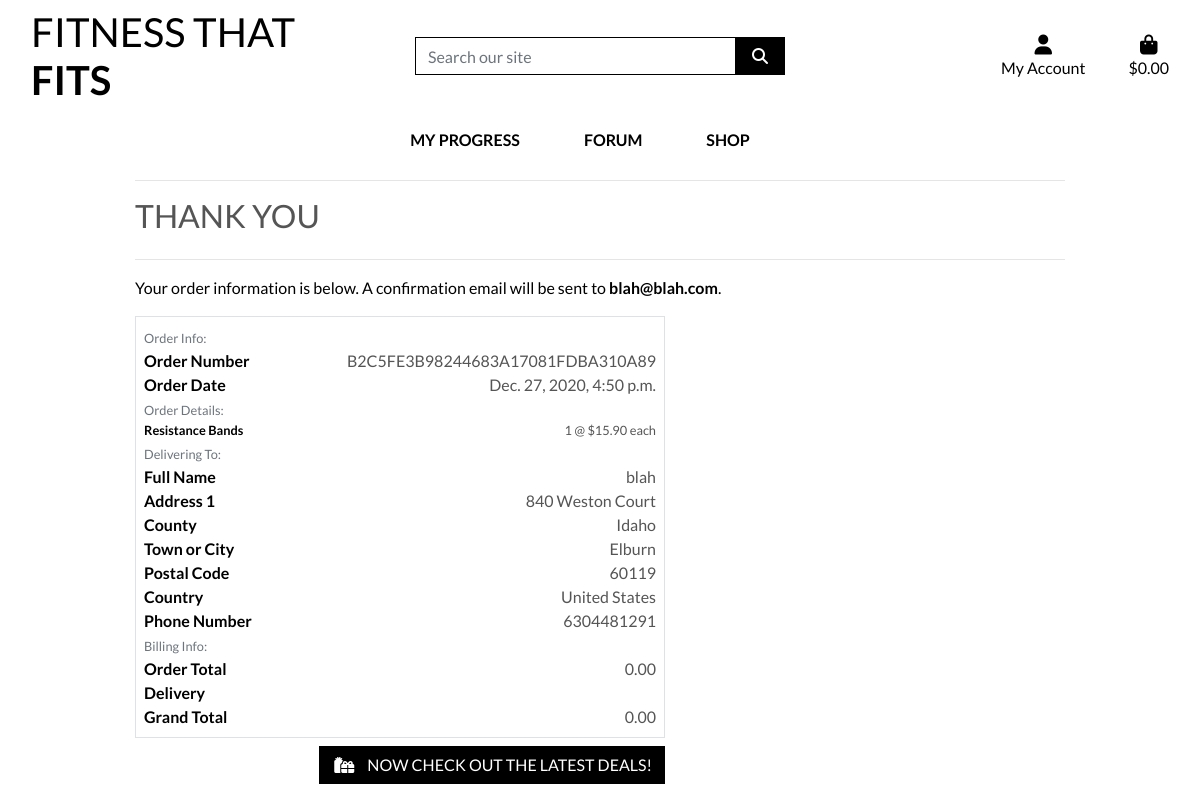
Screenshot of /checkout/checkout_success/B2C5FE3B98244683A17081FDBA310A89 with the database file from the repository.
### checkout/models.py (models this page shows, shortened)
class Order(models.Model):
    order_number = models.CharField(max_length=32, null=False, editable=False)
    full_name = models.CharField(max_length=50, null=False, blank=False)
    email = models.EmailField(max_length=254, null=False, blank=False)
    phone_number = models.CharField(max_length=20, null=False, blank=False)
    country = models.CharField(max_length=40, null=False, blank=False)
    postcode = models.CharField(max_length=20, null=True, blank=True)
    town_or_city = models.CharField(max_length=40, null=False, blank=False)
    street_address1 = models.CharField(max_length=80, null=False, blank=False)
    street_address2 = models.CharField(max_length=80, null=True, blank=True)
    county = models.CharField(max_length=80, null=True, blank=True)
    date = models.DateTimeField(auto_now_add=True)
    shipping = models.DecimalField(max_digits=6, decimal_places=2, null=False, default=0)
    order_total = models.DecimalField(max_digits=10, decimal_places=2, null=False, default=0)
    grand_total = models.DecimalField(max_digits=10, decimal_places=2, null=False, default=0)

class OrderLineItem(models.Model):
    order = models.ForeignKey(Order, null=False, blank=False, on_delete=models.CASCADE, related_name='lineitems')
    product = models.ForeignKey(Product, null=False, blank=False, on_delete=models.CASCADE)
    quantity = models.IntegerField(null=False, blank=False, default=0)
    lineitem_total = models.DecimalField(max_digits=6, decimal_places=2, null=False, blank=False, editable=False)

### products/models.py (models this page shows, shortened)
class Product(models.Model):
    sku = models.CharField(max_length=254, null=True, blank=True)
    name = models.CharField(max_length=254)
    description = models.TextField()
    price = models.DecimalField(max_digits=6, decimal_places=2)
    shipping = models.DecimalField(max_digits=6, decimal_places=2)
    rating = models.DecimalField(max_digits=6, decimal_places=2, null=True, blank=True)
    image = models.ImageField(null=True, blank=True)

### checkout/views.py (the view)
# urls.py: path('checkout_success/<order_number>', views.checkout_success, name='checkout_success'),
def checkout_success(request, order_number):
    save_info = request.session.get('save_info')
    order = get_object_or_404(Order, order_number=order_number)
    messages.success(request, f'Order successfully processed! \
        Your order number is {order_number}. A confirmation \
        email will be sent to {order.email}.')
    if 'bag' in request.session:
        del request.session['bag']
    template = 'checkout/checkout_success.html'
    context = {
        'order': order,
    }
    return render(request, template, context)

### bag/contexts.py (called while the page is built, shortened)
def bag_contents(request):
    bag_items = []
    total = 0
    product_count = 0
    shipping = 0
    bag = request.session.get('bag', {})
    grand_total = shipping + total
    context = {
        'bag_items': bag_items,
        'total': total,
        'product_count': product_count,
        'shipping': shipping,
        'grand_total': grand_total,
    }
    return context

### checkout/templates/checkout/checkout_success.html (shortened to what this page needs)
{% extends "base.html" %}
{% load static %}
{% block extra_css %}
    <link rel="stylesheet" href="{% static 'checkout/css/checkout.css' %}">
{% endblock %}
{% block page_header %}
    <div class="container header-container">
    </div>
{% endblock %}
{% block content %}
    <div class="overlay"></div>
    <div class="container">
        <div class="row">
            <div class="col">
                <hr>
                <h2 class="logo-font mb-4">Thank You</h2>
                <hr>
                <p class="text-black">Your order information is below. A confirmation email will be sent to <strong>{{ order.email }}</strong>.</p>
            </div>
        </div>
        <div class="row">
            <div class="col-12 col-lg-7">
                <div class="order-confirmation-wrapper p-2 border">
                    <div class="row">
                        <div class="col">
                            <small class="text-muted">Order Info:</small>
                        </div>
                    </div>
                    <div class="row">
                        <div class="col-12 col-md-4">
                            <p class="mb-0 text-black font-weight-bold">Order Number</p>
                        </div>
                        <div class="col-12 col-md-8 text-md-right">
                            <p class="mb-0">{{ order.order_number }}</p>
                        </div>
                    </div>
                    <div class="row">
                        <div class="col-12 col-md-4">
                            <p class="mb-0 text-black font-weight-bold">Order Date</p>
                        </div>
                        <div class="col-12 col-md-8 text-md-right">
                            <p class="mb-0">{{ order.date }}</p>
                        </div>
                    </div>
                    <div class="row">
                        <div class="col">
                            <small class="text-muted">Order Details:</small>
                        </div>
                    </div>
                    {% for item in order.lineitems.all %}
                    <div class="row">
                        <div class="col-12 col-md-4">
                            <p class="small mb-0 text-black font-weight-bold">
                                {{ item.product.name }}{% if item.product_size %} - Size {{ item.product.size|upper }}{% endif %}
                            </p>
                        </div>
                        <div class="col-12 col-md-8 text-md-right">
                            <p class="small mb-0">{{ item.quantity }} @ ${{ item.product.price }} each</p>
                        </div>
                    </div>
                    {% endfor %}
                    <div class="row">
                        <div class="col">
                            <small class="text-muted">Delivering To:</small>
                        </div>
                    </div>
                    <div class="row">
                        <div class="col-12 col-md-4">
                            <p class="mb-0 text-black font-weight-bold">Full Name</p>
                        </div>
                        <div class="col-12 col-md-8 text-md-right">
                            <p class="mb-0">{{ order.full_name }}</p>
                        </div>
                    </div>
                    <div class="row">
                        <div class="col-12 col-md-4">
                            <p class="mb-0 text-black font-weight-bold">Address 1</p>
                        </div>
                        <div class="col-12 col-md-8 text-md-right">
                            <p class="mb-0">{{ order.street_address1 }}</p>
                        </div>
                    </div>
                    {% if order.county %}
                    <div class="row">
                        <div class="col-12 col-md-4">
                            <p class="mb-0 text-black font-weight-bold">County</p>
                        </div>
                        <div class="col-12 col-md-8 text-md-right">
                            <p class="mb-0">{{ order.county }}</p>
                        </div>
                    </div>
                    {% endif %}
                    <div class="row">
                        <div class="col-12 col-md-4">
                            <p class="mb-0 text-black font-weight-bold">Town or City</p>
                        </div>
                        <div class="col-12 col-md-8 text-md-right">
                            <p class="mb-0">{{ order.town_or_city }}</p>
                        </div>
                    </div>
                    {% if order.postcode %}
                    <div class="row">
                        <div class="col-12 col-md-4">
                            <p class="mb-0 text-black font-weight-bold">Postal Code</p>
                        </div>
                        <div class="col-12 col-md-8 text-md-right">
                            <p class="mb-0">{{ order.postcode }}</p>
                        </div>
                    </div>
                    {% endif %}
                    <div class="row">
                        <div class="col-12 col-md-4">
                            <p class="mb-0 text-black font-weight-bold">Country</p>
                        </div>
                        <div class="col-12 col-md-8 text-md-right">
                            <p class="mb-0">{{ order.country }}</p>
                        </div>
                    </div>
                    <div class="row">
                        <div class="col-12 col-md-4">
                            <p class="mb-0 text-black font-weight-bold">Phone Number</p>
                        </div>
                        <div class="col-12 col-md-8 text-md-right">
                            <p class="mb-0">{{ order.phone_number }}</p>
                        </div>
                    </div>
                    <div class="row">
                        <div class="col">
                            <small class="text-muted">Billing Info:</small>
                        </div>
                    </div>
                    <div class="row">
                        <div class="col-12 col-md-4">
                            <p class="mb-0 text-black font-weight-bold">Order Total</p>
                        </div>
                        <div class="col-12 col-md-8 text-md-right">
                            <p class="mb-0">{{ order.order_total }}</p>
                        </div>
                    </div>
                    <div class="row">
                        <div class="col-12 col-md-4">
                            <p class="mb-0 text-black font-weight-bold">Delivery</p>
                        </div>
                        <div class="col-12 col-md-8 text-md-right">
                        </div>
                    </div>
                    <div class="row">
                        <div class="col-12 col-md-4">
                            <p class="mb-0 text-black font-weight-bold">Grand Total</p>
                        </div>
                        <div class="col-12 col-md-8 text-md-right">
                            <p class="mb-0">{{ order.grand_total }}</p>
                        </div>
                    </div>
                </div>
            </div>
        </div>
        <div class="row">
			<div class="col-12 col-lg-7 text-right">
				<a href="{% url 'products' %}?category=new_arrivals,deals,clearance" class="btn btn-black rounded-0 my-2">
					<span class="icon mr-2">
						<i class="fas fa-gifts"></i>
					</span>
					<span class="text-uppercase">Now check out the latest deals!</span>
				</a>
			</div>
		</div>
    </div>
{% endblock %}

### static/css/base.css (style rules this page uses)
html { height: 100%; }
body { background-size: cover; height: calc(100vh - 164px); color: #555; font-family: 'Lato'; }
.icon { align-items: center; display: inline-flex; justify-content: center; height: 1.5rem; width: 1.5rem; }
.logo-font { text-transform: uppercase; }
.btn-black { background: black; color: white; }
.text-black { color: #000 !important; }
.overlay { height: 100%; width: 100%; top: 0; left: 0; position: fixed; background: white; z-index: -1; }
@media (min-width: 1200px) { .container { max-width: 80%; } }
@media (min-width: 992px) { .header-container { padding-top: 164px; opacity: 1 !important; } }

### checkout/static/css/checkout.css (style rules this page uses)
.overlay { height: 100%; width: 100%; top: 0; left: 0; position: fixed; background: white; z-index: -1; }

### rows the page displays
Order: email "blah@blah.com", order_number "B2C5FE3B98244683A17081FDBA310A89", date "Dec. 27, 2020, 4:50 p.m.", full_name "blah", street_address1 "840 Weston Court", county "Idaho", town_or_city "Elburn", postcode "60119", country "United States", phone_number "6304481291", order_total "0.00", grand_total "0.00"
OrderLineItem: product.name "Resistance Bands", quantity "1", product.price "15.90"
